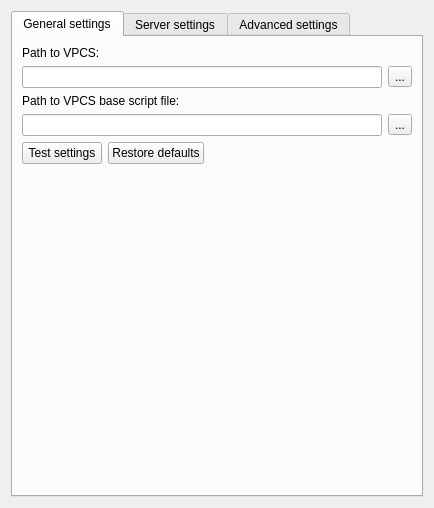
<?xml version="1.0" encoding="UTF-8"?>
<ui version="4.0">
 <class>VPCSPreferencesPageWidget</class>
 <widget class="QWidget" name="VPCSPreferencesPageWidget">
  <property name="geometry">
   <rect>
    <x>0</x>
    <y>0</y>
    <width>432</width>
    <height>508</height>
   </rect>
  </property>
  <property name="windowTitle">
   <string>VPCS</string>
  </property>
  <layout class="QVBoxLayout" name="verticalLayout_2">
   <item>
    <widget class="QTabWidget" name="uiTabWidget">
     <property name="contextMenuPolicy">
      <enum>Qt::CustomContextMenu</enum>
     </property>
     <property name="currentIndex">
      <number>0</number>
     </property>
     <widget class="QWidget" name="uiGeneralSettingsTabWidget">
      <attribute name="title">
       <string>General settings</string>
      </attribute>
      <layout class="QGridLayout" name="gridLayout">
       <item row="6" column="1">
        <spacer name="horizontalSpacer">
         <property name="orientation">
          <enum>Qt::Horizontal</enum>
         </property>
         <property name="sizeHint" stdset="0">
          <size>
           <width>164</width>
           <height>20</height>
          </size>
         </property>
        </spacer>
       </item>
       <item row="4" column="0">
        <widget class="QLabel" name="uiScriptFileLabel">
         <property name="text">
          <string>Path to VPCS base script file:</string>
         </property>
        </widget>
       </item>
       <item row="2" column="0">
        <widget class="QLabel" name="uiVPCSPathLabel">
         <property name="text">
          <string>Path to VPCS:</string>
         </property>
        </widget>
       </item>
       <item row="6" column="0">
        <layout class="QHBoxLayout" name="horizontalLayout_2">
         <item>
          <widget class="QPushButton" name="uiTestSettingsPushButton">
           <property name="text">
            <string>Test settings</string>
           </property>
          </widget>
         </item>
         <item>
          <widget class="QPushButton" name="uiRestoreDefaultsPushButton">
           <property name="text">
            <string>Restore defaults</string>
           </property>
          </widget>
         </item>
        </layout>
       </item>
       <item row="3" column="0" colspan="2">
        <layout class="QHBoxLayout" name="horizontalLayout_5">
         <item>
          <widget class="QLineEdit" name="uiVPCSPathLineEdit"/>
         </item>
         <item>
          <widget class="QToolButton" name="uiVPCSPathToolButton">
           <property name="text">
            <string>...</string>
           </property>
           <property name="toolButtonStyle">
            <enum>Qt::ToolButtonTextOnly</enum>
           </property>
          </widget>
         </item>
        </layout>
       </item>
       <item row="5" column="0" colspan="2">
        <layout class="QHBoxLayout" name="horizontalLayout_5">
         <item>
          <widget class="QLineEdit" name="uiScriptFileEdit"/>
         </item>
         <item>
          <widget class="QToolButton" name="uiScriptFileToolButton">
           <property name="text">
            <string>...</string>
           </property>
           <property name="toolButtonStyle">
            <enum>Qt::ToolButtonTextOnly</enum>
           </property>
          </widget>
         </item>
        </layout>
       </item>
       <item row="7" column="0" colspan="2">
        <spacer name="spacer">
         <property name="orientation">
          <enum>Qt::Vertical</enum>
         </property>
         <property name="sizeHint" stdset="0">
          <size>
           <width>390</width>
           <height>193</height>
          </size>
         </property>
        </spacer>
       </item>
      </layout>
     </widget>
     <widget class="QWidget" name="uiServerSettingsTabWidget">
      <attribute name="title">
       <string>Server settings</string>
      </attribute>
      <layout class="QVBoxLayout" name="verticalLayout_3">
       <item>
        <widget class="QCheckBox" name="uiUseLocalServercheckBox">
         <property name="text">
          <string>Use the local server (Linux only)</string>
         </property>
         <property name="checked">
          <bool>true</bool>
         </property>
        </widget>
       </item>
       <item>
        <widget class="QGroupBox" name="uiRemoteServersGroupBox">
         <property name="title">
          <string>Remote servers</string>
         </property>
         <layout class="QHBoxLayout" name="horizontalLayout_11">
          <item>
           <widget class="QTreeWidget" name="uiRemoteServersTreeWidget">
            <property name="enabled">
             <bool>false</bool>
            </property>
            <column>
             <property name="text">
              <string>Host</string>
             </property>
            </column>
            <column>
             <property name="text">
              <string>Port</string>
             </property>
            </column>
           </widget>
          </item>
         </layout>
        </widget>
       </item>
      </layout>
     </widget>
     <widget class="QWidget" name="uiAdvancedSettingsTabWidget">
      <attribute name="title">
       <string>Advanced settings</string>
      </attribute>
      <layout class="QVBoxLayout" name="verticalLayout">
       <item>
        <widget class="QGroupBox" name="uiConsolePortRangeGroupBox">
         <property name="title">
          <string>Console port range</string>
         </property>
         <layout class="QHBoxLayout" name="horizontalLayout">
          <item>
           <widget class="QSpinBox" name="uiConsoleStartPortSpinBox">
            <property name="suffix">
             <string notr="true"> TCP</string>
            </property>
            <property name="maximum">
             <number>65535</number>
            </property>
            <property name="value">
             <number>4501</number>
            </property>
           </widget>
          </item>
          <item>
           <widget class="QLabel" name="uiConsolePortRangeLabel">
            <property name="text">
             <string>to</string>
            </property>
           </widget>
          </item>
          <item>
           <widget class="QSpinBox" name="uiConsoleEndPortSpinBox">
            <property name="suffix">
             <string notr="true"> TCP</string>
            </property>
            <property name="maximum">
             <number>65535</number>
            </property>
            <property name="value">
             <number>5000</number>
            </property>
           </widget>
          </item>
          <item>
           <spacer name="horizontalSpacer_3">
            <property name="orientation">
             <enum>Qt::Horizontal</enum>
            </property>
            <property name="sizeHint" stdset="0">
             <size>
              <width>40</width>
              <height>20</height>
             </size>
            </property>
           </spacer>
          </item>
         </layout>
        </widget>
       </item>
       <item>
        <widget class="QGroupBox" name="uiUDPPortRangeGroupBox">
         <property name="title">
          <string>UDP tunneling port range</string>
         </property>
         <layout class="QHBoxLayout" name="horizontalLayout_4">
          <item>
           <widget class="QSpinBox" name="uiUDPStartPortSpinBox">
            <property name="suffix">
             <string notr="true"> UDP</string>
            </property>
            <property name="maximum">
             <number>65535</number>
            </property>
            <property name="value">
             <number>20001</number>
            </property>
           </widget>
          </item>
          <item>
           <widget class="QLabel" name="uiUDPPortRangeLabel">
            <property name="text">
             <string>to</string>
            </property>
           </widget>
          </item>
          <item>
           <widget class="QSpinBox" name="uiUDPEndPortSpinBox">
            <property name="suffix">
             <string notr="true"> UDP</string>
            </property>
            <property name="maximum">
             <number>65535</number>
            </property>
            <property name="value">
             <number>20512</number>
            </property>
           </widget>
          </item>
          <item>
           <spacer name="horizontalSpacer_2">
            <property name="orientation">
             <enum>Qt::Horizontal</enum>
            </property>
            <property name="sizeHint" stdset="0">
             <size>
              <width>147</width>
              <height>20</height>
             </size>
            </property>
           </spacer>
          </item>
         </layout>
        </widget>
       </item>
       <item>
        <spacer name="verticalSpacer">
         <property name="orientation">
          <enum>Qt::Vertical</enum>
         </property>
         <property name="sizeHint" stdset="0">
          <size>
           <width>20</width>
           <height>304</height>
          </size>
         </property>
        </spacer>
       </item>
      </layout>
     </widget>
    </widget>
   </item>
  </layout>
 </widget>
 <resources/>
 <connections/>
 <designerdata>
  <property name="gridDeltaX">
   <number>10</number>
  </property>
  <property name="gridDeltaY">
   <number>10</number>
  </property>
  <property name="gridSnapX">
   <bool>true</bool>
  </property>
  <property name="gridSnapY">
   <bool>true</bool>
  </property>
  <property name="gridVisible">
   <bool>true</bool>
  </property>
 </designerdata>
</ui>
